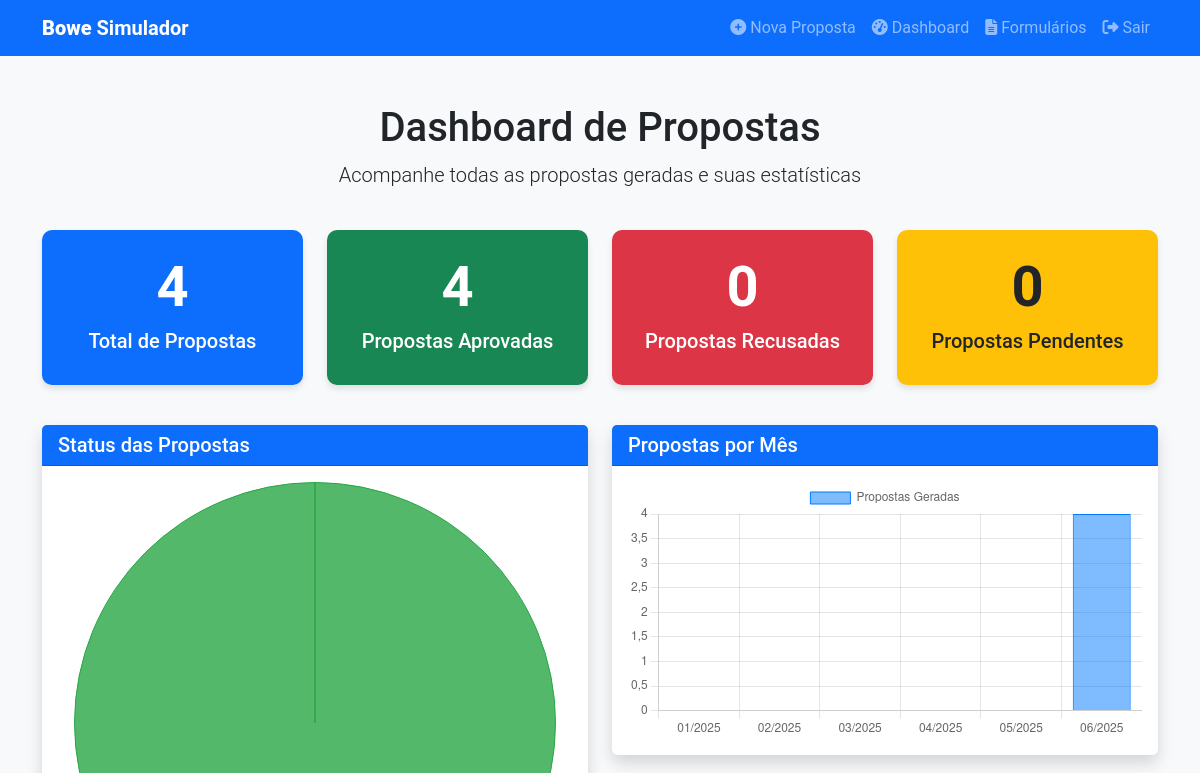
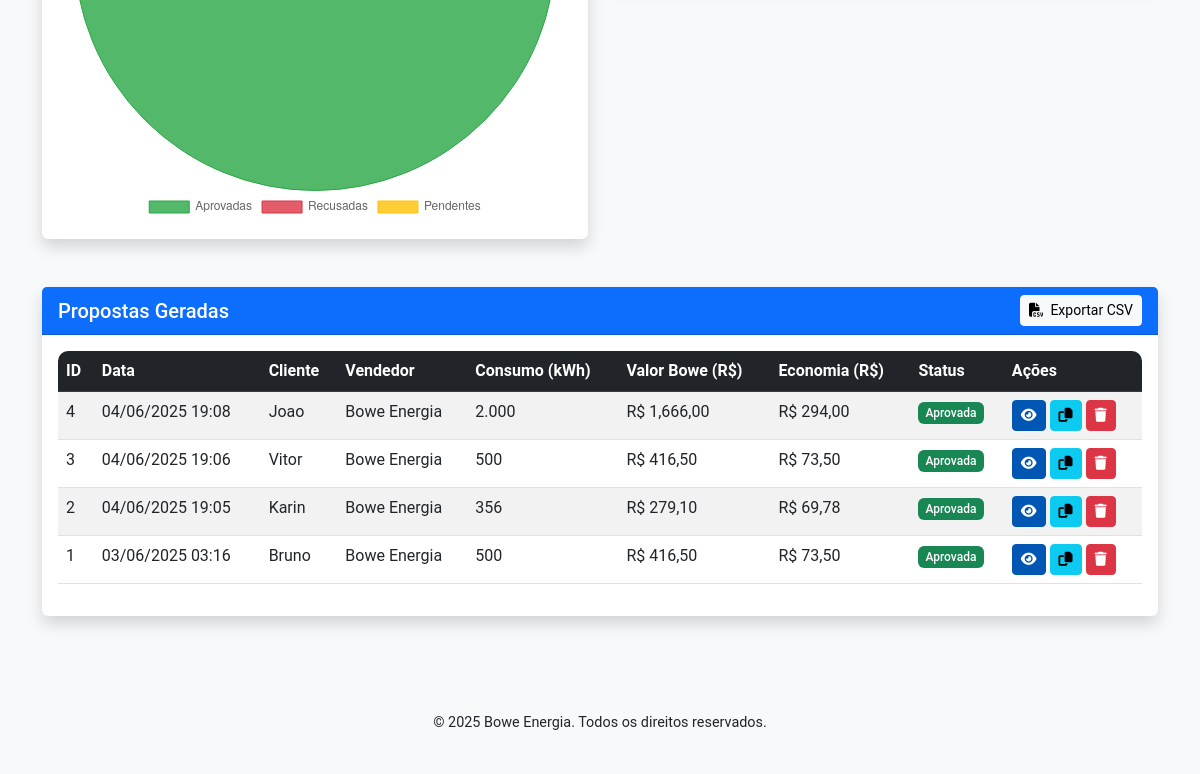
Page /dashboard (signed in) on the earlier database version (2 pictures, top to bottom).
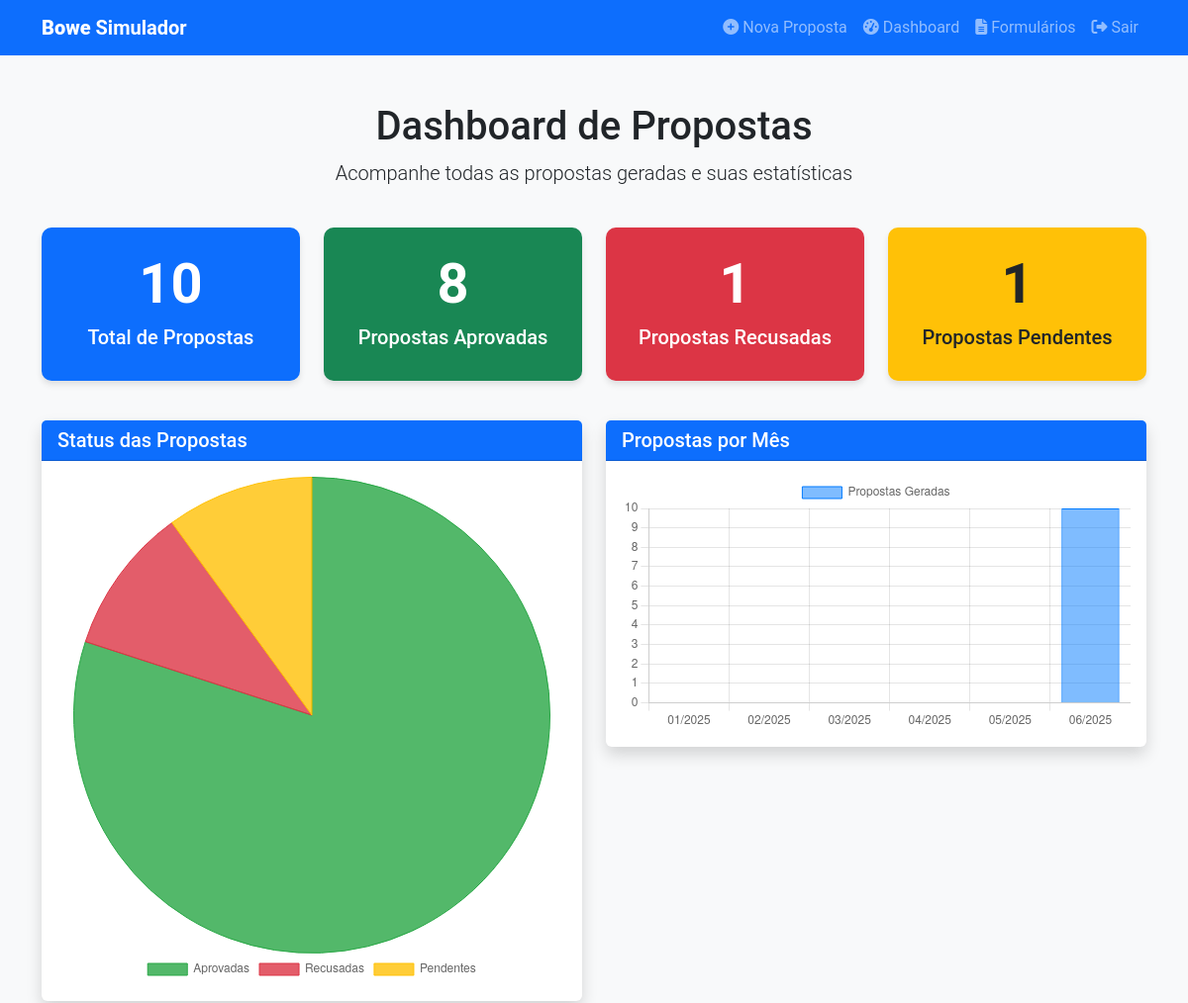
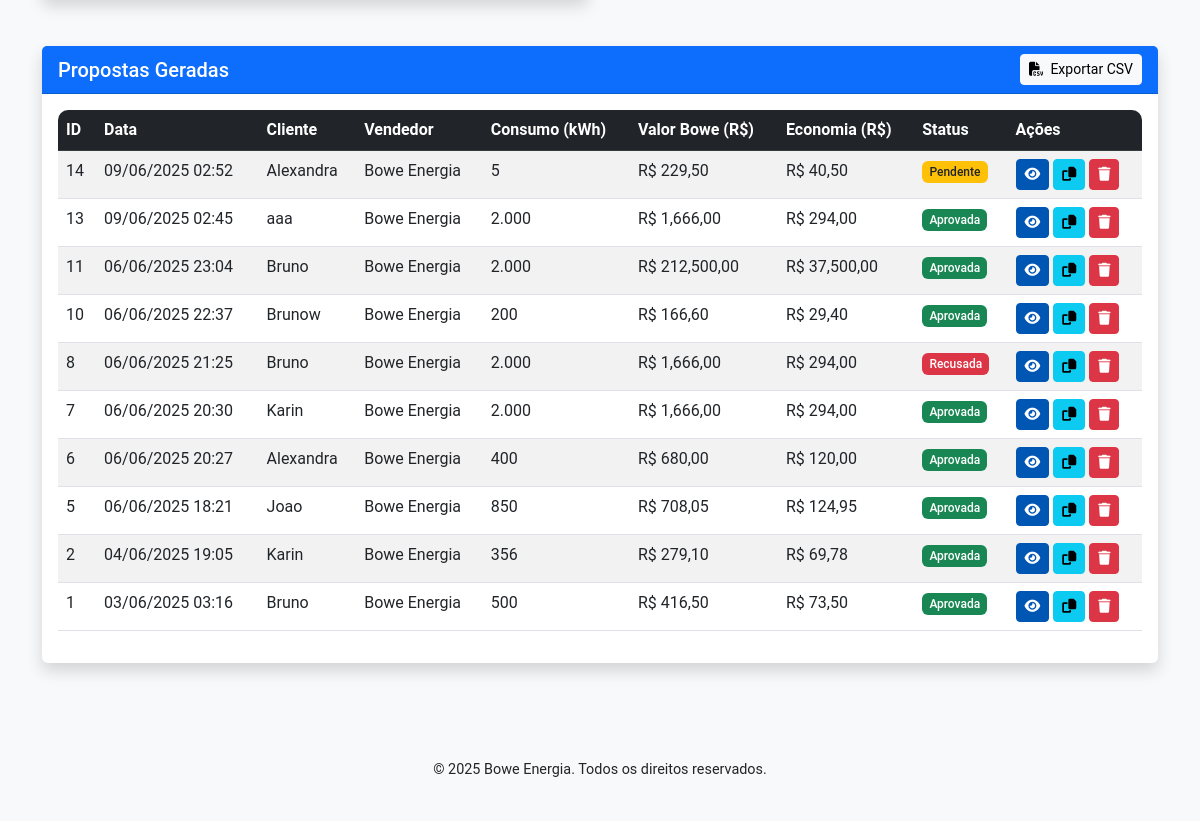
Same page on the later database version (2 pictures, top to bottom).
### src/models/proposta.py (models this page shows, shortened)
class Proposta(db.Model):
    __tablename__ = 'propostas'
    id = db.Column(db.Integer, primary_key=True)
    id_publico = db.Column(db.String(36), unique=True, nullable=False)
    data_criacao = db.Column(db.DateTime, default=datetime.utcnow)
    status = db.Column(db.String(20), default='Pendente')
    nome_vendedor = db.Column(db.String(100), nullable=False, default="Bowe Energia")
    telefone_vendedor = db.Column(db.String(20), nullable=False, default="(00) 0000-0000")
    chave_pix = db.Column(db.String(100))
    cidade_indicador = db.Column(db.String(100))
    lider = db.Column(db.String(100))
    cpf_indicador = db.Column(db.String(14))
    nome_indicado = db.Column(db.String(100), nullable=False)
    telefone_indicado = db.Column(db.String(20))
    email_indicado = db.Column(db.String(100))
    unidade_consumidora = db.Column(db.String(20), nullable=False)
    consumo_indicado = db.Column(db.Float, nullable=False)
    tipo_rede = db.Column(db.String(20), nullable=False)
    mes_atual = db.Column(db.String(20), nullable=False)
    taxa_concessionaria = db.Column(db.Float, nullable=False)
    taxa_bandeira = db.Column(db.Float, default=0)
    taxa_enersim = db.Column(db.Float)  # Mantido para compatibilidade
    percentual_desconto = db.Column(db.Float, nullable=False)  # Novo campo
    pagar_energisa = db.Column(db.Float, nullable=False)
    pagar_energisa_mais_bandeira = db.Column(db.Float, nullable=False)
    pagar_enersim = db.Column(db.Float, nullable=False)
    economia = db.Column(db.Float, nullable=False)
    economia_anual = db.Column(db.Float, nullable=False)
    porcentagem_economia = db.Column(db.Float, nullable=False)
    modelo_contrato = db.Column(db.String(100))

### src/routes/dashboard.py (the view)
@dashboard_bp.route('/dashboard')
@login_required
def index():
    from sqlalchemy import extract
    import datetime
    propostas = Proposta.query.order_by(Proposta.data_criacao.desc()).all()
    total_propostas = len(propostas)
    propostas_aprovadas = sum(1 for p in propostas if p.status == 'Aprovada')
    propostas_recusadas = sum(1 for p in propostas if p.status == 'Recusada')
    propostas_pendentes = total_propostas - propostas_aprovadas - propostas_recusadas
    hoje = datetime.datetime.now()
    meses = []
    dados_mensais = []
    for i in range(5, -1, -1):
        data_mes = hoje.replace(day=1) - datetime.timedelta(days=i*30)
        mes_ano = data_mes.strftime('%m/%Y')
        meses.append(mes_ano)
        mes = data_mes.month
        ano = data_mes.year
        count = Proposta.query.filter(
            extract('month', Proposta.data_criacao) == mes,
            extract('year', Proposta.data_criacao) == ano
        ).count()
        dados_mensais.append(count)
    return render_template('dashboard.html',
                           propostas=propostas,
                           total_propostas=total_propostas,
                           propostas_aprovadas=propostas_aprovadas,
                           propostas_recusadas=propostas_recusadas,
                           propostas_pendentes=propostas_pendentes,
                           meses=meses,
                           dados_mensais=dados_mensais)

### src/routes/dashboard.py (called while the page is built)
def login_required(f):
    @wraps(f)
    def decorated_function(*args, **kwargs):
        if 'logged_in' not in session:
            flash('Acesso restrito. Por favor, faça login.', 'error')
            return redirect(url_for('dashboard.login'))
        return f(*args, **kwargs)
    return decorated_function

### src/templates/dashboard.html (shortened to what this page needs)
{% extends 'base.html' %}
{% block content %}
<div class="container mt-5">
    <div class="row">
        <div class="col-md-12 text-center mb-4">
            <h1>Dashboard de Propostas</h1>
            <p class="lead">Acompanhe todas as propostas geradas e suas estatísticas</p>
        </div>
    </div>
    <div class="row mb-4">
        <div class="col-md-3">
            <div class="card stat-card bg-primary text-white mb-3">
                <div class="card-body text-center">
                    <h1 class="display-4">{{ total_propostas }}</h1>
                    <h5>Total de Propostas</h5>
                </div>
            </div>
        </div>
        <div class="col-md-3">
            <div class="card stat-card bg-success text-white mb-3">
                <div class="card-body text-center">
                    <h1 class="display-4">{{ propostas_aprovadas }}</h1>
                    <h5>Propostas Aprovadas</h5>
                </div>
            </div>
        </div>
        <div class="col-md-3">
            <div class="card stat-card bg-danger text-white mb-3">
                <div class="card-body text-center">
                    <h1 class="display-4">{{ propostas_recusadas }}</h1>
                    <h5>Propostas Recusadas</h5>
                </div>
            </div>
        </div>
        <div class="col-md-3">
            <div class="card stat-card bg-warning text-dark mb-3">
                <div class="card-body text-center">
                    <h1 class="display-4">{{ propostas_pendentes }}</h1>
                    <h5>Propostas Pendentes</h5>
                </div>
            </div>
        </div>
    </div>
    <div class="row mb-4">
        <div class="col-md-6">
            <div class="card shadow">
                <div class="card-header bg-primary text-white">
                    <h5 class="mb-0">Status das Propostas</h5>
                </div>
                <div class="card-body">
                    <canvas id="statusChart"></canvas>
                </div>
            </div>
        </div>
        <div class="col-md-6">
            <div class="card shadow">
                <div class="card-header bg-primary text-white">
                    <h5 class="mb-0">Propostas por Mês</h5>
                </div>
                <div class="card-body">
                    <canvas id="propostasChart"></canvas>
                </div>
            </div>
        </div>
    </div>
    <div class="row">
        <div class="col-md-12">
            <div class="card shadow">
                <div class="card-header bg-primary text-white d-flex justify-content-between align-items-center">
                    <h5 class="mb-0">Propostas Geradas</h5>
                    <div>
                        <button class="btn btn-sm btn-light" id="exportCSV">
                            <i class="fas fa-file-csv me-1"></i> Exportar CSV
                        </button>
                    </div>
                </div>
                <div class="card-body">
                    <div class="table-responsive">
                        <table class="table table-striped table-hover" id="propostasTable">
                            <thead class="table-dark">
                                <tr>
                                    <th>ID</th>
                                    <th>Data</th>
                                    <th>Cliente</th>
                                    <th>Vendedor</th>
                                    <th>Consumo (kWh)</th>
                                    <th>Valor Bowe (R$)</th>
                                    <th>Economia (R$)</th>
                                    <th>Status</th>
                                    <th>Ações</th>
                                </tr>
                            </thead>
                            <tbody>
                                {% for proposta in propostas %}
                                <tr>
                                    <td>{{ proposta.id }}</td>
                                    <td>{{ proposta.data_criacao.strftime('%d/%m/%Y %H:%M') }}</td>
                                    <td>{{ proposta.nome_indicado }}</td>
                                    <td>{{ proposta.nome_vendedor }}</td>
                                    <td>{{ "{:,.0f}".format(proposta.consumo_indicado).replace(',', '.') }}</td>
                                    <td>R$ {{ "{:,.2f}".format(proposta.pagar_enersim).replace(',', '.').replace('.', ',') }}</td>
                                    <td>R$ {{ "{:,.2f}".format(proposta.economia).replace(',', '.').replace('.', ',') }}</td>
                                    <td>
                                        {% if proposta.status == 'Aprovada' %}
                                        <span class="badge bg-success">Aprovada</span>
                                        {% elif proposta.status == 'Recusada' %}
                                        <span class="badge bg-danger">Recusada</span>
                                        {% else %}
                                        <span class="badge bg-warning text-dark">Pendente</span>
                                        {% endif %}
                                    </td>
                                    <td>
                                        <a href="{{ url_for('proposta.visualizar', id_publico=proposta.id_publico) }}" class="btn btn-sm btn-primary" target="_blank">
                                            <i class="fas fa-eye"></i>
                                        </a>
                                        <button class="btn btn-sm btn-info copy-link" data-link="{{ request.host_url }}proposta/{{ proposta.id_publico }}">
                                            <i class="fas fa-copy"></i>
                                        </button>
                                        <button class="btn btn-sm btn-delete delete-proposta" data-id="{{ proposta.id }}" data-bs-toggle="modal" data-bs-target="#deleteModal">
                                            <i class="fas fa-trash"></i>
                                        </button>
                                    </td>
                                </tr>
                                {% endfor %}
                            </tbody>
                        </table>
                    </div>
                </div>
            </div>
        </div>
    </div>
</div>
{% endblock %}

### src/templates/base.html (shortened to what this page needs)
<!DOCTYPE html>
<html lang="pt-br">
<head>
    <link rel="stylesheet" href="https://cdnjs.cloudflare.com/ajax/libs/font-awesome/6.4.0/css/all.min.css">
    <link href="https://cdn.jsdelivr.net/npm/bootstrap@5.3.0/dist/css/bootstrap.min.css" rel="stylesheet">
    <link rel="stylesheet" href="https://cdnjs.cloudflare.com/ajax/libs/bootstrap-datepicker/1.9.0/css/bootstrap-datepicker.min.css">
    <link rel="stylesheet" href="{{ url_for('static', filename='css/style.css') }}">
    <link rel="stylesheet" href="{{ url_for('static', filename='css/custom.css') }}">
</head>
<body>
    <nav class="navbar navbar-expand-lg navbar-dark bg-primary">
        <div class="container">
            <a class="navbar-brand" href="{{ url_for('dashboard.index') }}">
                <strong>Bowe</strong> Simulador
            </a>
            <div class="collapse navbar-collapse" id="navbarNav">
                <ul class="navbar-nav ms-auto">
                    {% if session.get('logged_in') %}
                    <li class="nav-item">
                        <a class="nav-link" href="{{ url_for('dashboard.nova_proposta') }}">
                            <i class="fas fa-plus-circle"></i> Nova Proposta
                        </a>
                    </li>
                    <li class="nav-item">
                        <a class="nav-link" href="{{ url_for('dashboard.index') }}">
                            <i class="fas fa-tachometer-alt"></i> Dashboard
                        </a>
                    </li>
                    <li class="nav-item">
                        <a class="nav-link" href="{{ url_for('formulario.admin_formularios') }}">
                            <i class="fas fa-file-alt"></i> Formulários
                        </a>
                    </li>
                    <li class="nav-item">
                        <a class="nav-link" href="{{ url_for('dashboard.logout') }}">
                            <i class="fas fa-sign-out-alt"></i> Sair
                        </a>
                    </li>
                    {% else %}
                    <li class="nav-item">
                        <a class="nav-link" href="{{ url_for('dashboard.login') }}">
                            <i class="fas fa-sign-in-alt"></i> Login
                        </a>
                    </li>
                    {% endif %}
                </ul>
            </div>
        </div>
    </nav>
    <main>
        {% block content %}{% endblock %}
    </main>
    <footer class="bg-light py-4 mt-5">
        <div class="container text-center">
            <p>&copy; 2025 Bowe Energia. Todos os direitos reservados.</p>
        </div>
    </footer>
</body>
</html>

### src/static/css/style.css (style rules this page uses)
body { font-family: 'Roboto', sans-serif; background-color: #f8f9fa; }
.navbar-brand { font-weight: 700; }
.card { border: none; box-shadow: 0 0.125rem 0.25rem rgba(0, 0, 0, 0.075); margin-bottom: 1.5rem; }
.card-header { font-weight: 600; }
.btn-primary { background-color: #0056b3; border-color: #0056b3; }
.table th { font-weight: 600; }
.badge { font-weight: 500; padding: 0.4em 0.6em; }
.stat-card { border-radius: 0.5rem; overflow: hidden; }
.stat-card .card-body { padding: 1.5rem; }
.stat-card .display-4 { font-weight: 700; }
footer { font-size: 0.9rem; }

### src/static/css/custom.css (style rules this page uses)
main, .container, .row, .col-md-12 { overflow-x: visible; }

### src/templates/dashboard.html (style rules this page uses)
.stat-card { border-radius: 10px; box-shadow: 0 4px 6px rgba(0,0,0,0.1); transition: transform 0.3s; }
.table-responsive { border-radius: 10px; overflow: hidden; }
.btn-delete { color: #fff; background-color: #dc3545; border-color: #dc3545; }

Differences in the rows shown:
removed Proposta: id "4", data_criacao "04/06/2025 19:08", nome_indicado "Joao", nome_vendedor "Bowe Energia", consumo_indicado "2.000", pagar_enersim "1,666,00", economia "294,00", status "Aprovada"
removed Proposta: id "3", data_criacao "04/06/2025 19:06", nome_indicado "Vitor", nome_vendedor "Bowe Energia", consumo_indicado "500", pagar_enersim "416,50", economia "73,50", status "Aprovada"
added Proposta: id "14", data_criacao "09/06/2025 02:52", nome_indicado "Alexandra", nome_vendedor "Bowe Energia", consumo_indicado "5", pagar_enersim "229,50", economia "40,50", status "Pendente"
added Proposta: id "13", data_criacao "09/06/2025 02:45", nome_indicado "aaa", nome_vendedor "Bowe Energia", consumo_indicado "2.000", pagar_enersim "1,666,00", economia "294,00", status "Aprovada"
added Proposta: id "11", data_criacao "06/06/2025 23:04", nome_indicado "Bruno", nome_vendedor "Bowe Energia", consumo_indicado "2.000", pagar_enersim "212,500,00", economia "37,500,00", status "Aprovada"
added Proposta: id "10", data_criacao "06/06/2025 22:37", nome_indicado "Brunow", nome_vendedor "Bowe Energia", consumo_indicado "200", pagar_enersim "166,60", economia "29,40", status "Aprovada"
added Proposta: id "8", data_criacao "06/06/2025 21:25", nome_indicado "Bruno", nome_vendedor "Bowe Energia", consumo_indicado "2.000", pagar_enersim "1,666,00", economia "294,00", status "Recusada"
added Proposta: id "7", data_criacao "06/06/2025 20:30", nome_indicado "Karin", nome_vendedor "Bowe Energia", consumo_indicado "2.000", pagar_enersim "1,666,00", economia "294,00", status "Aprovada"
added Proposta: id "6", data_criacao "06/06/2025 20:27", nome_indicado "Alexandra", nome_vendedor "Bowe Energia", consumo_indicado "400", pagar_enersim "680,00", economia "120,00", status "Aprovada"
added Proposta: id "5", data_criacao "06/06/2025 18:21", nome_indicado "Joao", nome_vendedor "Bowe Energia", consumo_indicado "850", pagar_enersim "708,05", economia "124,95", status "Aprovada"
Other differences:
{{ total_propostas }}: "4" → "10"
{{ propostas_aprovadas }}: "4" → "8"
{{ propostas_recusadas }}: "0" → "1"
{{ propostas_pendentes }}: "0" → "1"
chart data {{ propostas_aprovadas }}: 4 → 8
chart data {{ propostas_recusadas }}: 0 → 1
chart data {{ propostas_pendentes }}: 0 → 1
chart data {{ dados_mensais|tojson }}: [0, 0, 0, 0, 0, 4] → [0, 0, 0, 0, 0, 10]
